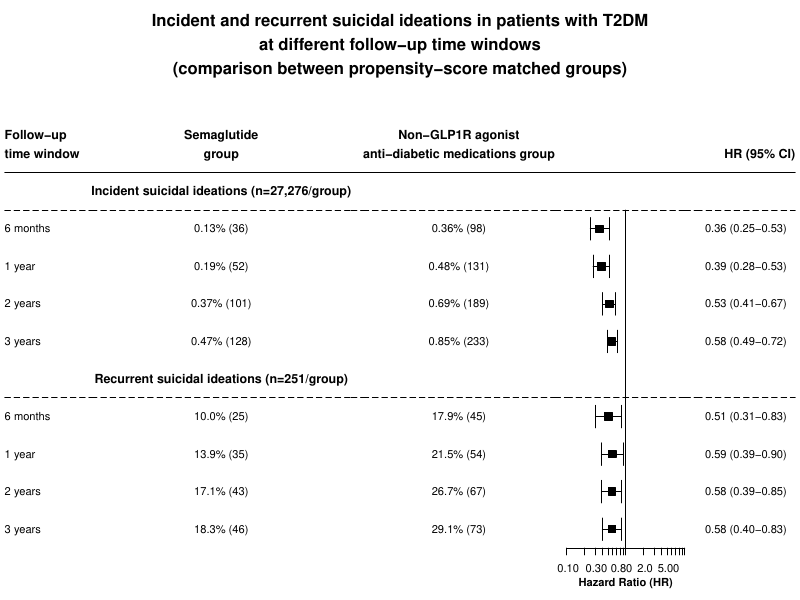

R code for this plot:
library(forestplot)

workdir <- "."
datafile <- file.path(workdir,"Figure_t2d_time_shorter.csv")

data <- read.csv(datafile, stringsAsFactors=FALSE,row.names=NULL)

## Combine the count and percent column
np <- ifelse(!is.na(data$case_group), paste(data$case_group," (",data$p_val,")",sep=""), NA)

## The rest of the columns in the table. 
tabletext <- cbind(c("Follow-up\ntime window\n",data$blah),
                   c("Semaglutide\ngroup\n",data$case_group),
                   c("Non-GLP1R agonist\nanti-diabetic medications group\n",data$control_group),
                   c("        HR (95% CI)",data$CI)
)


pdf(file.path(workdir,"Figure4.pdf"),  onefile=FALSE, width=8, height=6)

forestplot(labeltext=tabletext, 
           graphwidth = unit(30, 'mm'),
           graph.pos=4,
           is.summary=c(TRUE,TRUE, rep(FALSE, 4),TRUE,rep(FALSE,8)),
           mean=c(NA,data$AOR), 
           lower=c(NA,data$down), upper=c(NA,data$up),
         
           title ="Incident and recurrent suicidal ideations in patients with T2DM\nat different follow-up time windows\n(comparison between propensity-score matched groups)", 
           
          xticks=log(c(0.1,0.2,0.3,0.4,0.5,0.6,0.7,0.8,0.9,1,2,3,4,5,6,7,8,9,10)),
           
            xlog = TRUE,
            xlab="Hazard Ratio (HR)",
           
           #### Add horizontal lines on the plot
           hrzl_lines=list("2" = gpar(lwd = 0.9, lty=1, col='black'),
                           "3" = gpar(lwd = 0.9, lty='longdash', col='black'),
                           "8" = gpar(lwd = 0.9, lty='longdash', col='black')
                           
           ),
          
           txt_gp=fpTxtGp(label=list(gpar(cex=0.7),gpar(cex=0.7),gpar(cex=0.7),gpar(cex=0.7),gpar(cex=0.7),gpar(cex=0.7)),
                          ticks=gpar(cex=0.7),
                          xlab=gpar(cex=0.7,col='black',fontface='bold'),
                          title=gpar(cex = 1.0)),

           col=fpColors(box="black", lines="black", zero = "black"),
           lwd.zero = 001,
           lwd.xaxis = 0.7,
           mar = unit(c(0,0,0,0), "mm"),
           zero=1, cex=0.01, lineheight = unit(6, "mm"), boxsize=0.2, colgap=unit(3,"mm"),
           lwd.ci=0.8, ci.vertices=TRUE, ci.vertices.height = 0.3)

dev.off()

